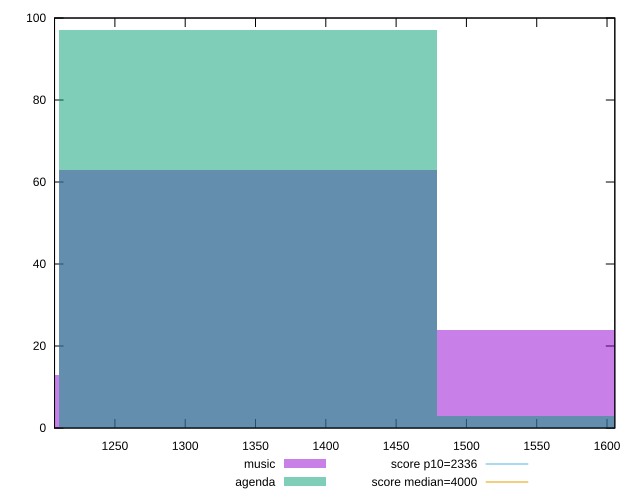

The script that saved this image:
reset

$music <<EOF
1613.454300152842 24
1344.5452501273685 63
1075.6362001018947 13
EOF

$agenda <<EOF
1613.454300152842 3
1344.5452501273685 97
EOF

set key outside below
set boxwidth 268.9090500254737
set xrange [1207.071:1605.547]
set yrange [0:100]
set trange [0:100]
set style fill transparent solid 0.5 noborder

set parametric
set terminal svg size 640, 500 enhanced background rgb 'white'
set output "reports/report_00032_2021-02-25T10-28-15.087Z/first-meaningful-paint/comparison/histogram/0_vs_1.svg"

plot $music title "music" with boxes, \
     $agenda title "agenda" with boxes, \
     2336,t title "score p10=2336", \
     4000,t title "score median=4000"

reset
